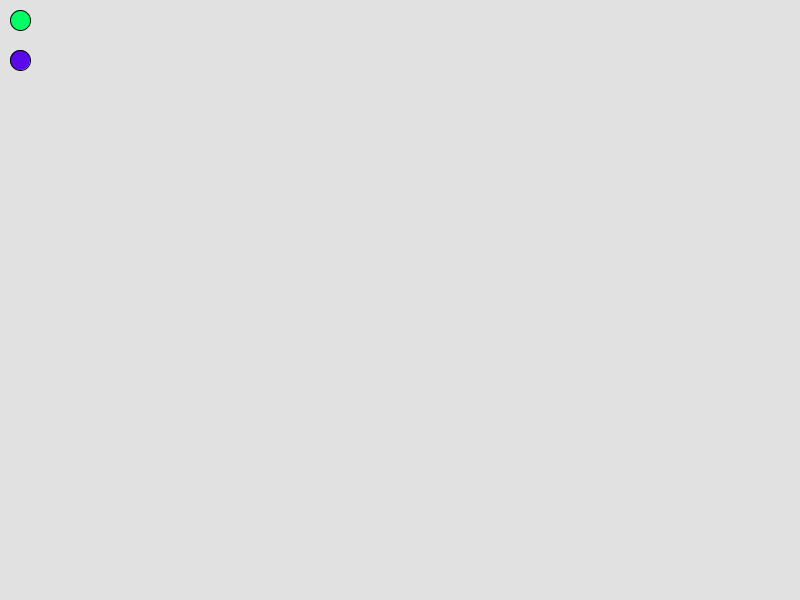
Frame 1 (no input)
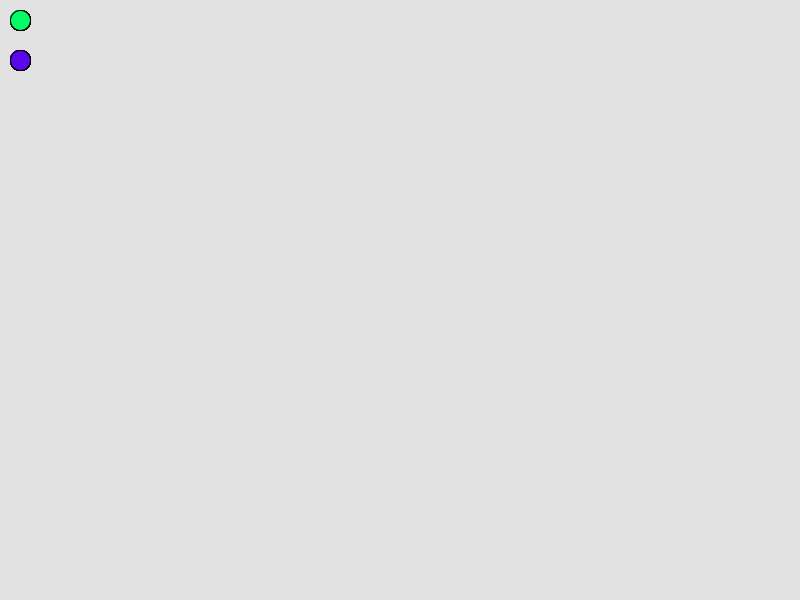
Frame 60 (the mouse pressed at the canvas centre just before this capture)
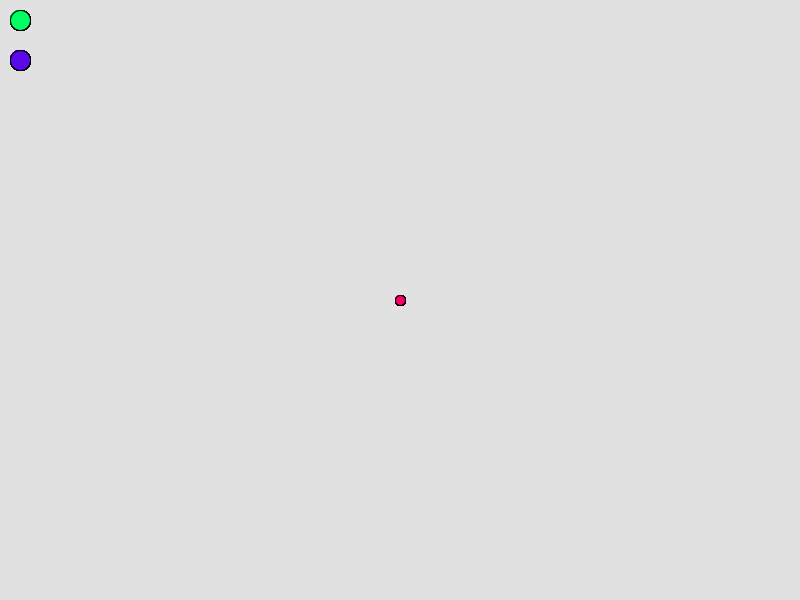
Frame 120 (the mouse held since frame 60 and released just before this capture)

The Processing sketch that drew these frames (run headless with seeded random() and noise(); from frame 60 on, the mouse is pressed at the canvas centre):

// Processing sketch: processing_54191
// ── processing_54191.pde

color fillColor = color(255,0,100);


void setup(){
  size(800,600);
  smooth(); 
  background(225);

}

void draw(){
  fill(0,255,100);
  ellipse(20,20,20,20);
  
  fill(90,9,232);
  ellipse(20,60,20,20);
  
  fill(fillColor);
  if(mouseX > 40 && mousePressed){
  ellipse(mouseX,mouseY,10,10); 
  }
}

void mouseReleased(){
  if(dist(mouseX,mouseY,20,20) < 10){
     fillColor = color(0,255,100);
  }
  
  if(dist(mouseX,mouseY,20,60) < 10){
   background(225); 
  }
} 
